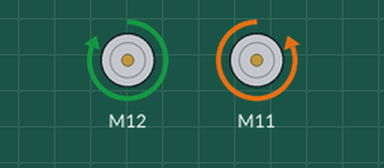
This sketch was run on a simulated Arduino Uno, built with avr-gcc and run on an emulated ATmega328P. On the bench: 2 × DC motor (green arrow = forward, orange = backward, longer = faster).

Above: at 0.1 s.
Timing chart, 0 to 1.6 s (numbered marks = the images above):
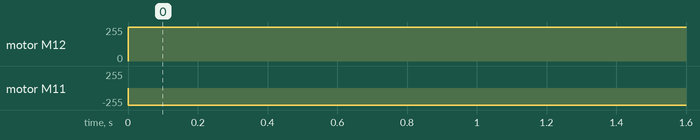

The sketch:

Motor_Movement.ino
```cpp
#include <Arduino.h>
#include <MeAuriga.h>
MeEncoderOnBoard RightMotor(SLOT1);
MeEncoderOnBoard LeftMotor(SLOT2);
double mapSpeed(double percent) {
  return percent / 100.0 * 255;
}
void setSpeed(double left, double right) {
  LeftMotor.setMotorPwm(left * 255);
  RightMotor.setMotorPwm(-right * 255);
}
void setSpeed(double val, bool left) {
  if (left) LeftMotor.setMotorPwm(val * 255);
  if (left) RightMotor.setMotorPwm(-val * 255);
}
void setup() {
  Serial.begin(9600);
}
void loop() {
  setSpeed(1.0, 1.0);
  delay(3000);
  setSpeed(1.0, false);
  delay(1000);
}
```

Measured:
- by itself, motor M12: stopped → forward 255/255 at 0.00 s
- by itself, motor M11: stopped → backward 255/255 at 0.00 s
